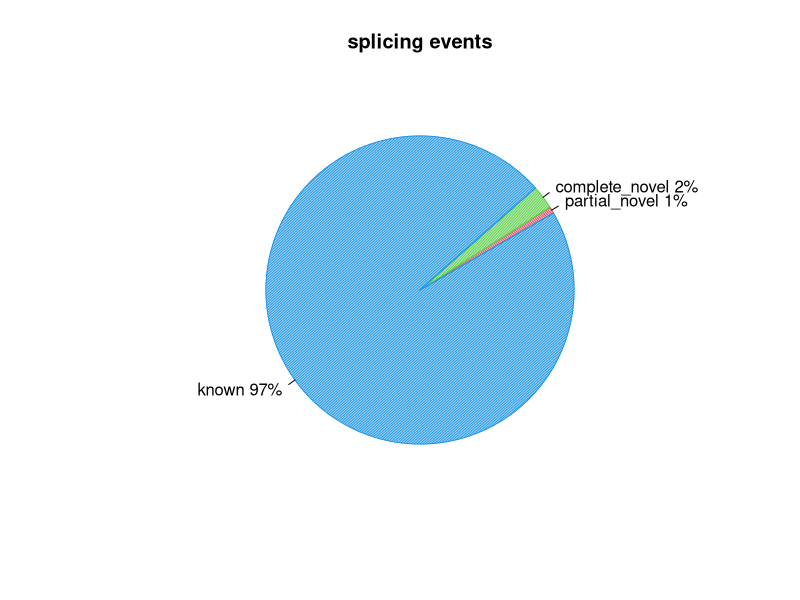
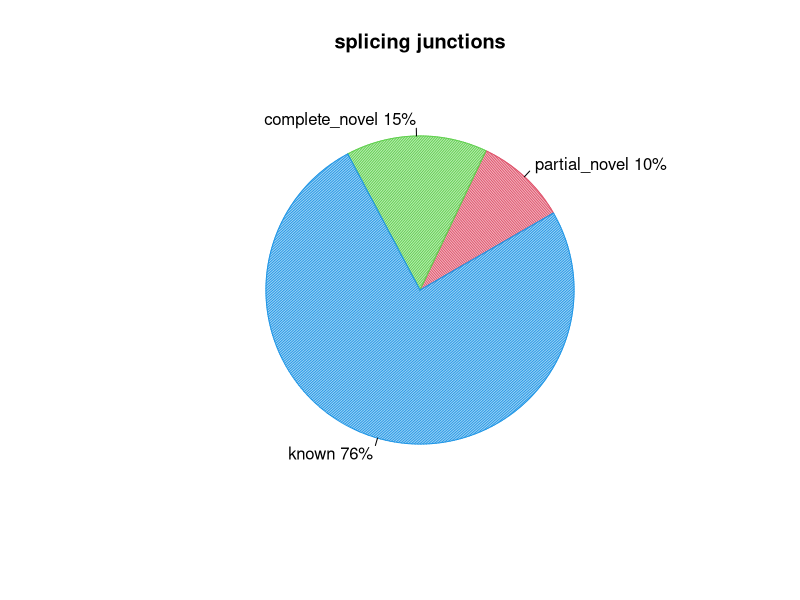

Reproduce these figures in R, in order.
pdf("/home/genetics/HW1/raw_data/mapped/bam_files/annotated_junctions/SRR11647688_junction.splice_events.pdf")
events=c(0.6931102607481336,2.4852573486063947,96.57961115433218)
pie(events,col=c(2,3,4),init.angle=30,angle=c(60,120,150),density=c(70,70,70),main="splicing events",labels=c("partial_novel 1%","complete_novel 2%","known 97%"))
dev.off()
pdf("/home/genetics/HW1/raw_data/mapped/bam_files/annotated_junctions/SRR11647688_junction.splice_junction.pdf")
junction=c(9.621949511571724,14.815657715066,75.56239277336228)
pie(junction,col=c(2,3,4),init.angle=30,angle=c(60,120,150),density=c(70,70,70),main="splicing junctions",labels=c("partial_novel 10%","complete_novel 15%","known 76%"))
dev.off()
